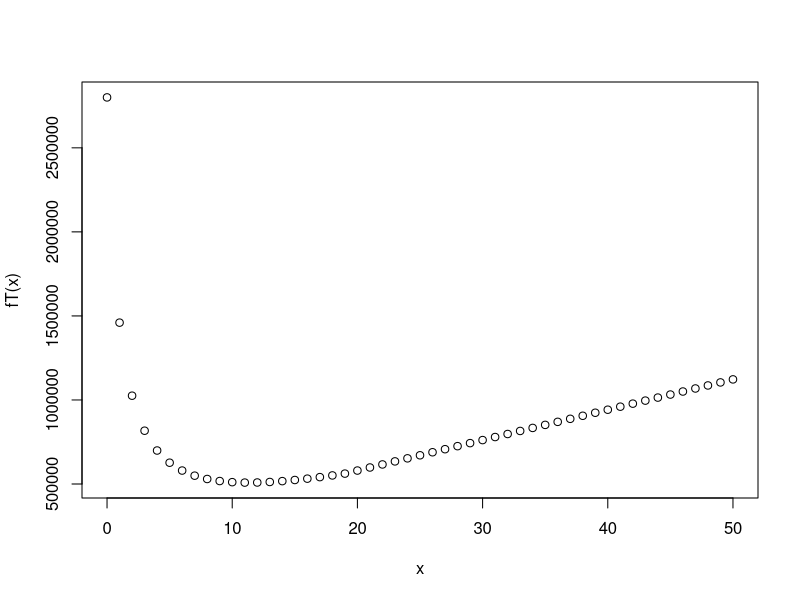

Recreate this plot in R.
r  = 5/7
fT = function(x){500*(200/(r*(x+1)))+(18000+800*200/(r*(x+1)))*x+(200/(r*(x+1))>14)*(10000*(200/(r*(x+1))-14))}
x= seq(0,50)
plot(x,fT(x))


#libraries
fprime = function (f,a,h=0.0001){(f(a+h)-f(a-h))/(2*h)}

bisection = function(f,a,b,tol=0.0001){
  if (f(a)*f(b) > 0){
    return ("Boundary Conditions Not Met")
  }
  else{
    middle = a
    while (abs(f(middle))>tol){
      middle = (a+b)/2
      if (f(middle)*f(a)>0) (a = middle)
      else (b = middle)
      x=middle
      y=f(middle)
      ## if you want to "see" what happens at every step, take off the # of the next line ##
      #cat(sprintf("x-Val: %.4f ; f(x-val): %.4f\n",x,y))
    }
    return (middle)
  }
}

#Solving
dT = function(x){fprime(fT,x)} #where derivative is equal to zero
bisection(dT,0,20) 
fT(11.28368) #cost of cleaning up 

crews = x
cost = fT(x)
ans = data.frame(crews=crews,cost=cost)
print(ans)
which(ans$cost==min(ans$cost))
ans[which(ans$cost==min(ans$cost)),]
